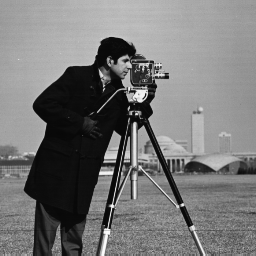
#> input picture dataset/cameraman.png, 256 x 256 px
$ python GrayLevelCooccurenceMatrix.py   (older library calls are emulated)
#> lines starting #> are read from the running program, lines starting #| are printed output that depends on the picture; long printed decimals are rounded
import skimage.io as skm
import skimage.feature as ft
import numpy as np

img = skm.imread('../dataset/cameraman.png',as_gray=True)
#> img is the input picture: shape (256, 256); min 7, max 253, mean 118.7
img = np.uint8(img * 255)
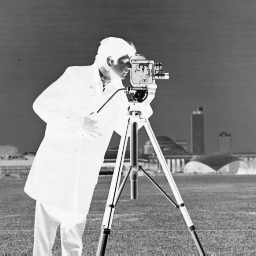
#> img: shape (256, 256); min 3, max 249, mean 137.3

glcm = ft.greycomatrix(img, distances=[6], angles=[0],levels=256, normed=True)
dissimilarity = ft.greycoprops(P=glcm, prop='dissimilarity')
#> dissimilarity = [21.62]
correlation = ft.greycoprops(P=glcm, prop='correlation')
#> correlation = [0.737]
homogeneity = ft.greycoprops(P=glcm, prop='homogeneity')
#> homogeneity = [0.204]
energy = ft.greycoprops(P=glcm, prop='energy')
#> energy = [0.0271]
contrast = ft.greycoprops(P=glcm, prop='contrast')
#> contrast = [2077.2]
ASM = ft.greycoprops(P=glcm, prop='ASM')
#> ASM = [0.000735]
glcm_props = [dissimilarity, correlation, homogeneity, energy, contrast, ASM]
#> glcm_props = [[21.62], [0.737], [0.204], [0.0271], [2077.2], [0.000735]]
print('Dissimilarity',dissimilarity,'\nCorrelation',correlation,
'\nHomogeneity',homogeneity,'\nEnergy',energy,'\nContrast',contrast,
'\nASM',ASM)
#| Dissimilarity [[21.616]]
#| Correlation [[0.7374]]
#| Homogeneity [[0.2037]]
#| Energy [[0.02712]]
#| Contrast [[2077.208]]
#| ASM [[0.0007353]]

$ run again, with dataset/buku_boneka1.jpg saved as dataset/cameraman.png
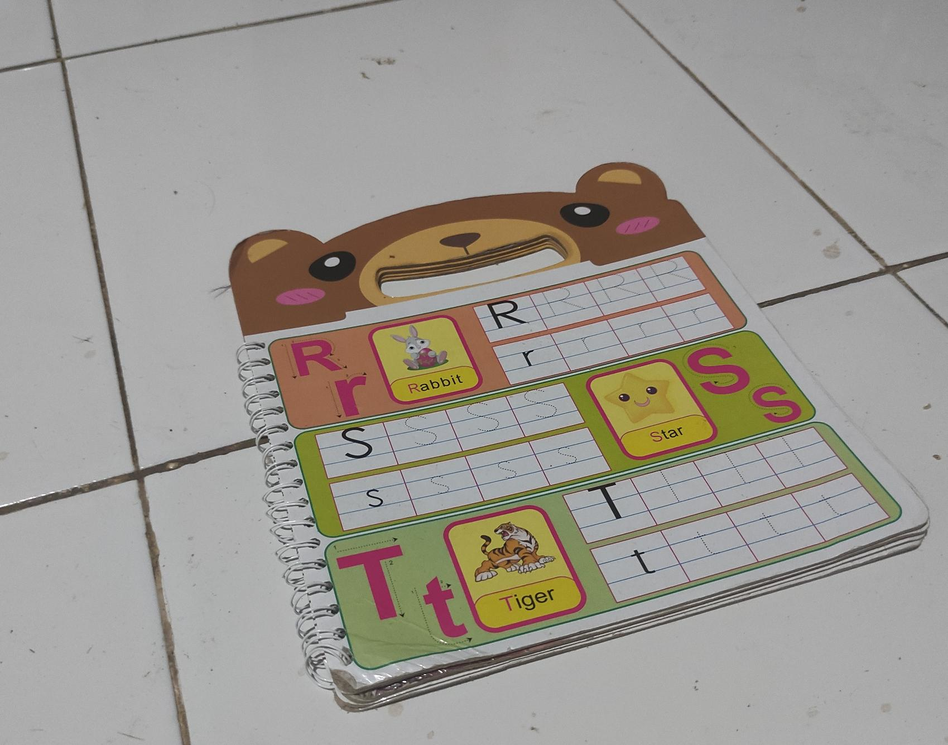
#> input picture dataset/buku_boneka1.jpg, 948 x 745 px, shrunk from 1699 x 1335 before the run
#> `img = skm.imread('../dataset/cameraman.png',as_gray=True)`:
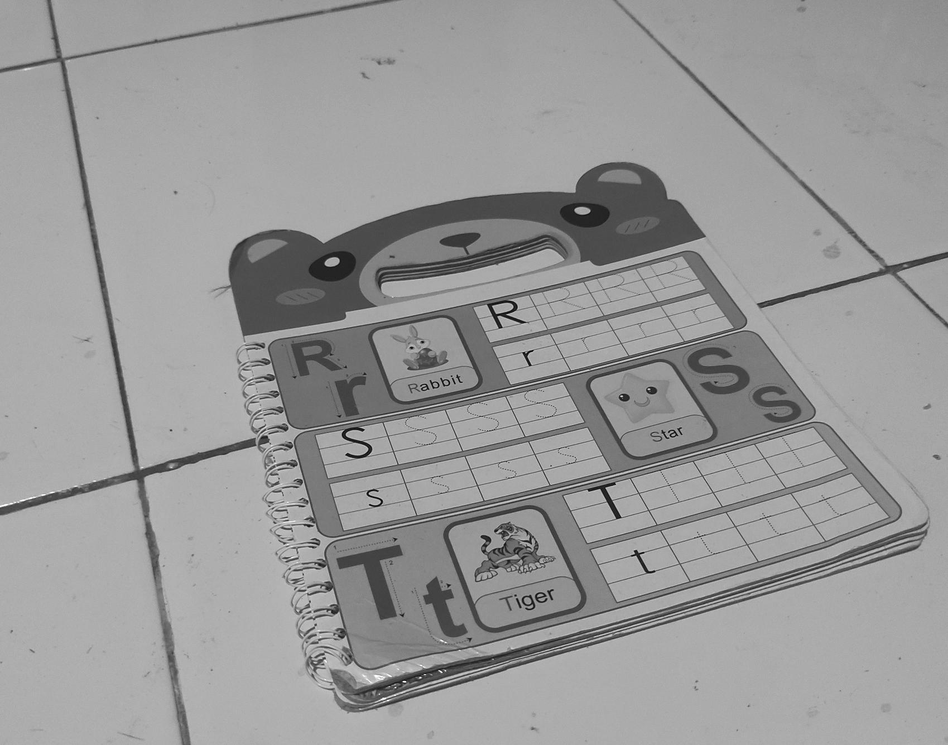
#> img: shape (745, 948) float64; min 0.000283, max 1, mean 0.599
#> dissimilarity = [10.52]
#> correlation = [0.661]
#> homogeneity = [0.362]
#> energy = [0.0621]
#> contrast = [640.4]
#> ASM = [0.00386]
#> glcm_props = [[10.52], [0.661], [0.362], [0.0621], [640.4], [0.00386]]
#| Dissimilarity [[10.520]]
#| Correlation [[0.6614]]
#| Homogeneity [[0.3623]]
#| Energy [[0.06213]]
#| Contrast [[640.408]]
#| ASM [[0.00386]]

$ run again, with dataset/buku_boneka2.jpg saved as dataset/cameraman.png
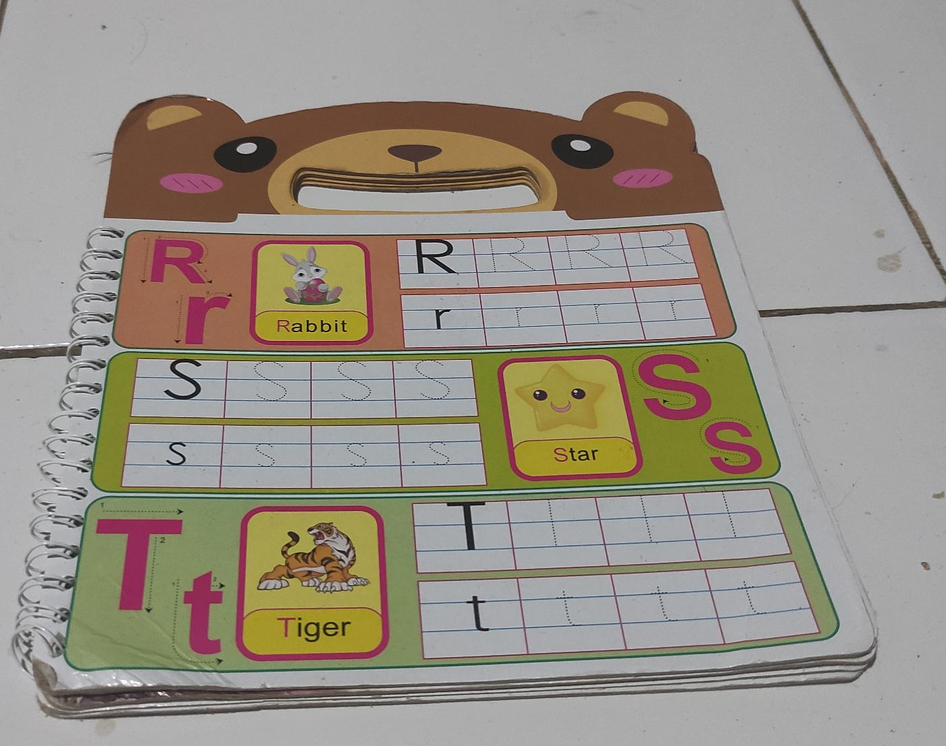
#> input picture dataset/buku_boneka2.jpg, 946 x 746 px, shrunk from 1405 x 1107 before the run
#> `img = skm.imread('../dataset/cameraman.png',as_gray=True)`:
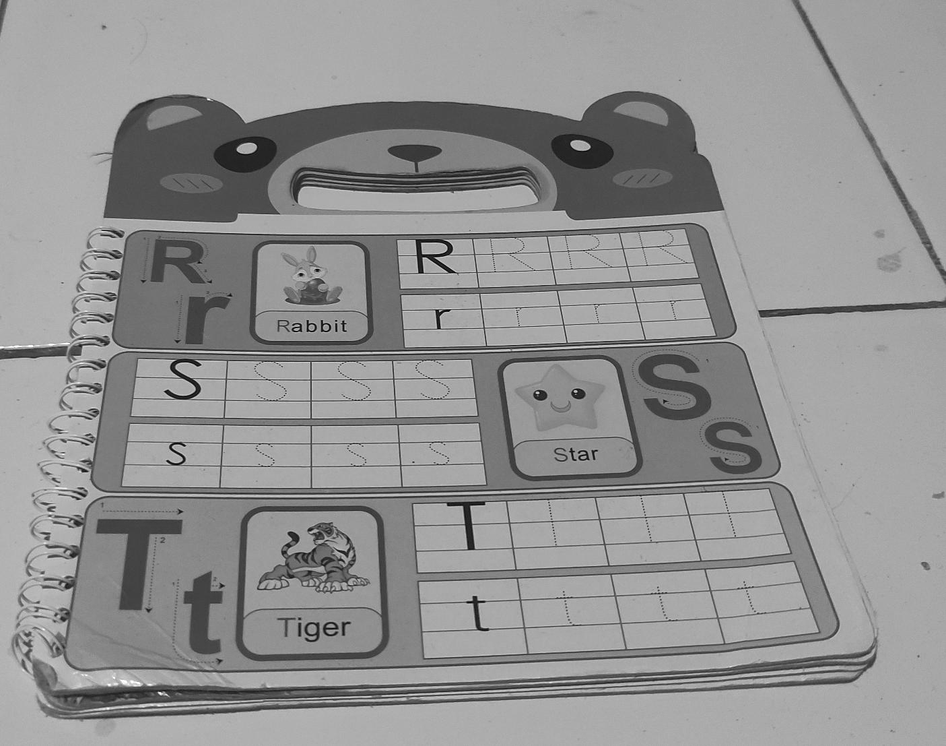
#> img: shape (746, 946) float64; min 0.00113, max 1, mean 0.572
#> dissimilarity = [9.27]
#> correlation = [0.82]
#> homogeneity = [0.332]
#> energy = [0.0577]
#> contrast = [482.8]
#> ASM = [0.00333]
#> glcm_props = [[9.27], [0.82], [0.332], [0.0577], [482.8], [0.00333]]
#| Dissimilarity [[9.273]]
#| Correlation [[0.8199]]
#| Homogeneity [[0.3323]]
#| Energy [[0.05767]]
#| Contrast [[482.785]]
#| ASM [[0.003326]]
